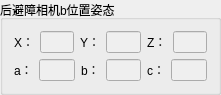
      <widget class="QGroupBox" name="groupBox_13">
       <property name="geometry">
        <rect>
         <x>9</x>
         <y>730</y>
         <width>221</width>
         <height>88</height>
        </rect>
       </property>
       <property name="title">
        <string>后避障相机b位置姿态</string>
       </property>
       <layout class="QGridLayout" name="gridLayout_17">
        <item row="0" column="0">
         <layout class="QVBoxLayout" name="verticalLayout_12">
          <item>
           <layout class="QHBoxLayout" name="horizontalLayout_47">
            <item>
             <layout class="QHBoxLayout" name="horizontalLayout_67">
              <item>
               <widget class="QLabel" name="label_58">
                <property name="text">
                 <string>X：</string>
                </property>
               </widget>
              </item>
              <item>
               <widget class="QLineEdit" name="backwardAvoid2X">
                <property name="enabled">
                 <bool>false</bool>
                </property>
                <property name="readOnly">
                 <bool>true</bool>
                </property>
               </widget>
              </item>
             </layout>
            </item>
            <item>
             <layout class="QHBoxLayout" name="horizontalLayout_68">
              <item>
               <widget class="QLabel" name="label_59">
                <property name="text">
                 <string>Y：</string>
                </property>
               </widget>
              </item>
              <item>
               <widget class="QLineEdit" name="backwardAvoid2Y">
                <property name="enabled">
                 <bool>false</bool>
                </property>
                <property name="readOnly">
                 <bool>true</bool>
                </property>
               </widget>
              </item>
             </layout>
            </item>
            <item>
             <layout class="QHBoxLayout" name="horizontalLayout_69">
              <item>
               <widget class="QLabel" name="label_60">
                <property name="text">
                 <string>Z：</string>
                </property>
               </widget>
              </item>
              <item>
               <widget class="QLineEdit" name="backwardAvoid2Z">
                <property name="enabled">
                 <bool>false</bool>
                </property>
                <property name="readOnly">
                 <bool>true</bool>
                </property>
               </widget>
              </item>
             </layout>
            </item>
           </layout>
          </item>
          <item>
           <layout class="QHBoxLayout" name="horizontalLayout_70">
            <item>
             <layout class="QHBoxLayout" name="horizontalLayout_71">
              <item>
               <widget class="QLabel" name="label_61">
                <property name="text">
                 <string>a：</string>
                </property>
               </widget>
              </item>
              <item>
               <widget class="QLineEdit" name="backwardAvoid2roll">
                <property name="enabled">
                 <bool>false</bool>
                </property>
                <property name="readOnly">
                 <bool>true</bool>
                </property>
               </widget>
              </item>
             </layout>
            </item>
            <item>
             <layout class="QHBoxLayout" name="horizontalLayout_72">
              <item>
               <widget class="QLabel" name="label_62">
                <property name="text">
                 <string>b：</string>
                </property>
               </widget>
              </item>
              <item>
               <widget class="QLineEdit" name="backwardAvoid2pitch">
                <property name="enabled">
                 <bool>false</bool>
                </property>
                <property name="readOnly">
                 <bool>true</bool>
                </property>
               </widget>
              </item>
             </layout>
            </item>
            <item>
             <layout class="QHBoxLayout" name="horizontalLayout_73">
              <item>
               <widget class="QLabel" name="label_63">
                <property name="text">
                 <string>c：</string>
                </property>
               </widget>
              </item>
              <item>
               <widget class="QLineEdit" name="backwardAvoid2raw">
                <property name="enabled">
                 <bool>false</bool>
                </property>
                <property name="readOnly">
                 <bool>true</bool>
                </property>
               </widget>
              </item>
             </layout>
            </item>
           </layout>
          </item>
         </layout>
        </item>
       </layout>
      </widget>
